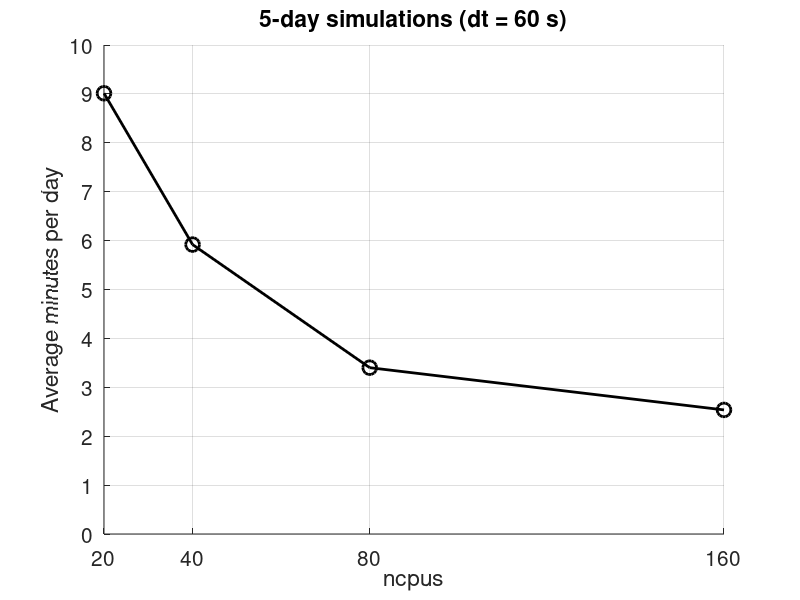

MATLAB code for this plot:
clear; clc

ncpus = [20 40 80 160];
times = [2703.855 1775.603 1020.408 761.255];

ntimes = 7200;
dt = 60;
ndays = ntimes*dt/60/60/24;
minutes_per_day = times./60/ndays;

figure; hold on; grid on;
set(gcf, 'Position', [1 200 800 500])
plot(ncpus, minutes_per_day, '-ko', 'LineWidth', 2, 'MarkerSize', 10);
xlim([20 160]);
xticks(ncpus)
yticks([0:10])
ylim([0 10]);
xlabel('ncpus');
ylabel('Average minutes per day')

set(gca, 'FontSize', 15)

title(['5-day simulations (dt = ', num2str(dt), ' s)'])

print('speed_by_core', '-dpng')
